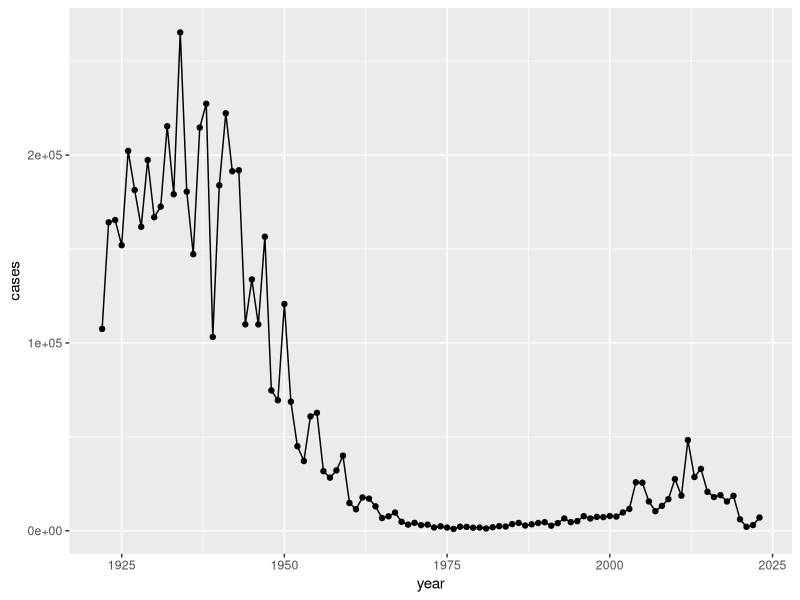
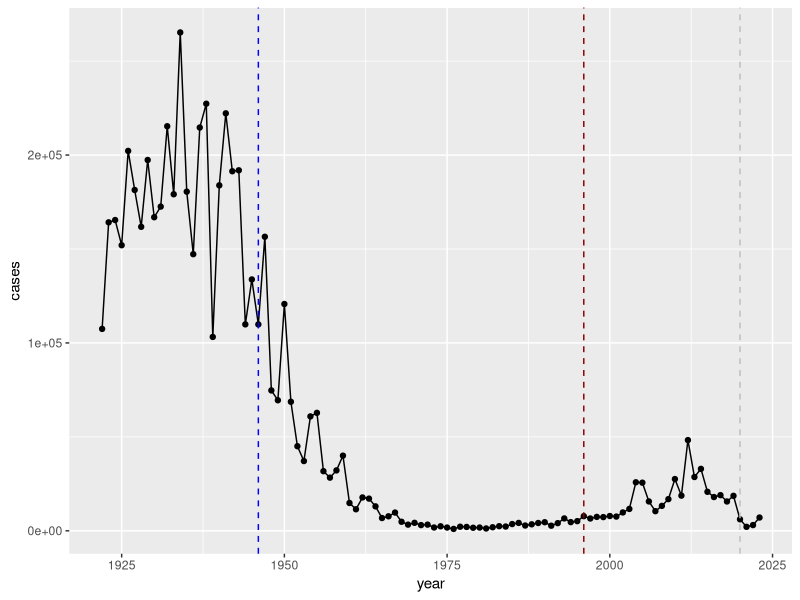

Recreate these plots in R, in order. (Note: this script raises an error after producing the figures.)
## ---- chunk 1
data <- data.frame(
      stringsAsFactors = FALSE,
           check.names = FALSE,
          `cdc.<-.data.frame(` = c("year = c(","1922L,","1923L,","1924L,","1925L,",
                                   "1926L,","1927L,","1928L,","1929L,",
                                   "1930L,","1931L,","1932L,","1933L,","1934L,",
                                   "1935L,","1936L,","1937L,","1938L,",
                                   "1939L,","1940L,","1941L,","1942L,","1943L,",
                                   "1944L,","1945L,","1946L,","1947L,",
                                   "1948L,","1949L,","1950L,","1951L,","1952L,",
                                   "1953L,","1954L,","1955L,","1956L,",
                                   "1957L,","1958L,","1959L,","1960L,","1961L,",
                                   "1962L,","1963L,","1964L,","1965L,",
                                   "1966L,","1967L,","1968L,","1969L,","1970L,",
                                   "1971L,","1972L,","1973L,","1974L,",
                                   "1975L,","1976L,","1977L,","1978L,","1979L,",
                                   "1980L,","1981L,","1982L,","1983L,",
                                   "1984L,","1985L,","1986L,","1987L,","1988L,",
                                   "1989L,","1990L,","1991L,","1992L,",
                                   "1993L,","1994L,","1995L,","1996L,","1997L,",
                                   "1998L,","1999L,","2000L,","2001L,",
                                   "2002L,","2003L,","2004L,","2005L,","2006L,",
                                   "2007L,","2008L,","2009L,","2010L,",
                                   "2011L,","2012L,","2013L,","2014L,","2015L,",
                                   "2016L,","2017L,","2018L,","2019L,",
                                   "2020L,","2021L,","2022L,","2023L,","2024L,",
                                   "2025L","),","cases = c(","107473,",
                                   "164191,","165418,","152003,","202210,",
                                   "181411,","161799,","197371,","166914,",
                                   "172559,","215343,","179135,","265269,",
                                   "180518,","147237,","214652,","227319,",
                                   "103188,","183866,","222202,","191383,","191890,",
                                   "109873,","133792,","109860,","156517,",
                                   "74715,","69479,","120718,","68687,",
                                   "45030,","37129,","60886,","62786,","31732,",
                                   "28295,","32148,","40005,","14809,",
                                   "11468,","17749,","17135,","13005,","6799,",
                                   "7717,","9718,","4810,","3285,","4249,",
                                   "3036,","3287,","1759,","2402,","1738,",
                                   "1010,","2177,","2063,","1623,","1730,",
                                   "1248,","1895,","2463,","2276,","3589,",
                                   "4195,","2823,","3450,","4157,","4570,",
                                   "2719,","4083,","6586,","4617,","5137,",
                                   "7796,","6564,","7405,","7298,","7867,",
                                   "7580,","9771,","11647,","25827,",
                                   "25616,","15632,","10454,","13278,","16858,",
                                   "27550,","18719,","48277,","28639,",
                                   "32971,","20762,","17972,","18975,","15609,",
                                   "18617,","6124,","2116,","3044,","7063,",
                                   "22538,","21996",")",")")
        )
## ---- chunk 2
cdc <- tibble::tribble(
  ~year, ~cases,
  1922, 107473,
  1923, 164191,
  1924, 165418,
  1925, 152003,
  1926, 202210,
  1927, 181411,
  1928, 161799,
  1929, 197371,
  1930, 166914,
  1931, 172559,
  1932, 215343,
  1933, 179135,
  1934, 265269,
  1935, 180518,
  1936, 147237,
  1937, 214652,
  1938, 227319,
  1939, 103188,
  1940, 183866,
  1941, 222202,
  1942, 191383,
  1943, 191890,
  1944, 109873,
  1945, 133792,
  1946, 109860,
  1947, 156517,
  1948, 74715,
  1949, 69479,
  1950, 120718,
  1951, 68687,
  1952, 45030,
  1953, 37129,
  1954, 60886,
  1955, 62786,
  1956, 31732,
  1957, 28295,
  1958, 32148,
  1959, 40005,
  1960, 14809,
  1961, 11468,
  1962, 17749,
  1963, 17135,
  1964, 13005,
  1965, 6799,
  1966, 7717,
  1967, 9718,
  1968, 4810,
  1969, 3285,
  1970, 4249,
  1971, 3036,
  1972, 3287,
  1973, 1759,
  1974, 2402,
  1975, 1738,
  1976, 1010,
  1977, 2177,
  1978, 2063,
  1979, 1623,
  1980, 1730,
  1981, 1248,
  1982, 1895,
  1983, 2463,
  1984, 2276,
  1985, 3589,
  1986, 4195,
  1987, 2823,
  1988, 3450,
  1989, 4157,
  1990, 4570,
  1991, 2719,
  1992, 4083,
  1993, 6586,
  1994, 4617,
  1995, 5137,
  1996, 7796,
  1997, 6564,
  1998, 7405,
  1999, 7298,
  2000, 7867,
  2001, 7580,
  2002, 9771,
  2003, 11647,
  2004, 25827,
  2005, 25616,
  2006, 15632,
  2007, 10454,
  2008, 13278,
  2009, 16858,
  2010, 27550,
  2011, 18719,
  2012, 48277,
  2013, 28639,
  2014, 32971,
  2015, 20762,
  2016, 17972,
  2017, 18975,
  2018, 15609,
  2019, 18617,
  2020, 6124,
  2021, 2116,
  2022, 3044,
  2023, 7063
)
## ---- chunk 3
library(ggplot2)
## ---- chunk 4
library(ggplot2)

ggplot(cdc) +
  aes(year, cases) +
  geom_point() +
  geom_line()
## ---- chunk 5
ggplot(cdc) +
  aes(year, cases) +
  geom_point() +
  geom_line() +
  geom_vline(xintercept = 1946, col= "blue", lty=2) +
  geom_vline(xintercept = 1996, col="darkred", lty=2) +
  geom_vline(xintercept = 2020, col="grey", lty=2)
## ---- chunk 6
library(jsonlite)

subject <- read_json("https://www.cmi-pb.org/api/subject", simplifyVector = TRUE)

head(subject)
## ---- chunk 7
table(subject$infancy_vac)
## ---- chunk 8
table(subject$biological_sex)
## ---- chunk 9
table(subject$race, subject$biological_sex) 
## ---- chunk 10
specimen <- read_json("http://cmi-pb.org/api/v5_1/specimen", simplifyVector = TRUE)

ab_titer <- read_json("http://cmi-pb.org/api/v5_1/plasma_ab_titer", simplifyVector = TRUE)
## ---- chunk 11
head(specimen)
## ---- chunk 12
head(ab_titer)
## ---- chunk 13
library(dplyr)

meta <- inner_join(subject, specimen)
head(meta)
## ---- chunk 14
abdata <- inner_join(ab_titer, meta)
head(abdata)
## ---- chunk 15
table(abdata$isotype)
## ---- chunk 16
table(abdata$antigen)
## ---- chunk 17
table(abdata$dataset)
## ---- chunk 18
igg <- abdata |>
  filter(isotype == "IgG")

head(igg)
## ---- chunk 19
ggplot(igg) +
  aes(MFI_normalised, antigen) +
  geom_boxplot()
## ---- chunk 20
ggplot(igg) +
  aes(MFI_normalised, antigen) +
  geom_boxplot() +
  xlim(0,75) +
  facet_wrap(vars(visit), nrow=2)
## ---- chunk 21
ggplot(igg) +
  aes(MFI_normalised, antigen) +
  geom_boxplot()
facet_wrap(~infancy_vac)
## ---- chunk 22
ggplot(igg) +
  aes(MFI_normalised, antigen, col=infancy_vac) +
  geom_boxplot()
## ---- chunk 23
ggplot(igg) +
  aes(MFI_normalised, antigen, col=infancy_vac) +
geom_boxplot() +
  facet_wrap(~visit)
## ---- chunk 24
pt.igg.21 <- igg |> filter(antigen == "PT", 
                           dataset== "2021_dataset")
## ---- chunk 25
ggplot(pt.igg.21) +
  aes(planned_day_relative_to_boost, MFI_normalised, 
      col=infancy_vac, 
      group= subject_id) +
  geom_point() +
  geom_line()
geom_vline(xintercept = 14, col="grey", lty=2)
## ---- chunk 26

ggplot(pt.igg.21) +
  aes(planned_day_relative_to_boost, MFI_normalised, 
      col = infancy_vac, 
      group = subject_id) +
  geom_point() +
  geom_line(alpha=0.25) +
  geom_vline(xintercept = 14, col = "grey", lty = 2) +
  geom_smooth(aes(col=infancy_vac, group=NULL),
    method = "loess",
    se = FALSE, span=0.4
  )
